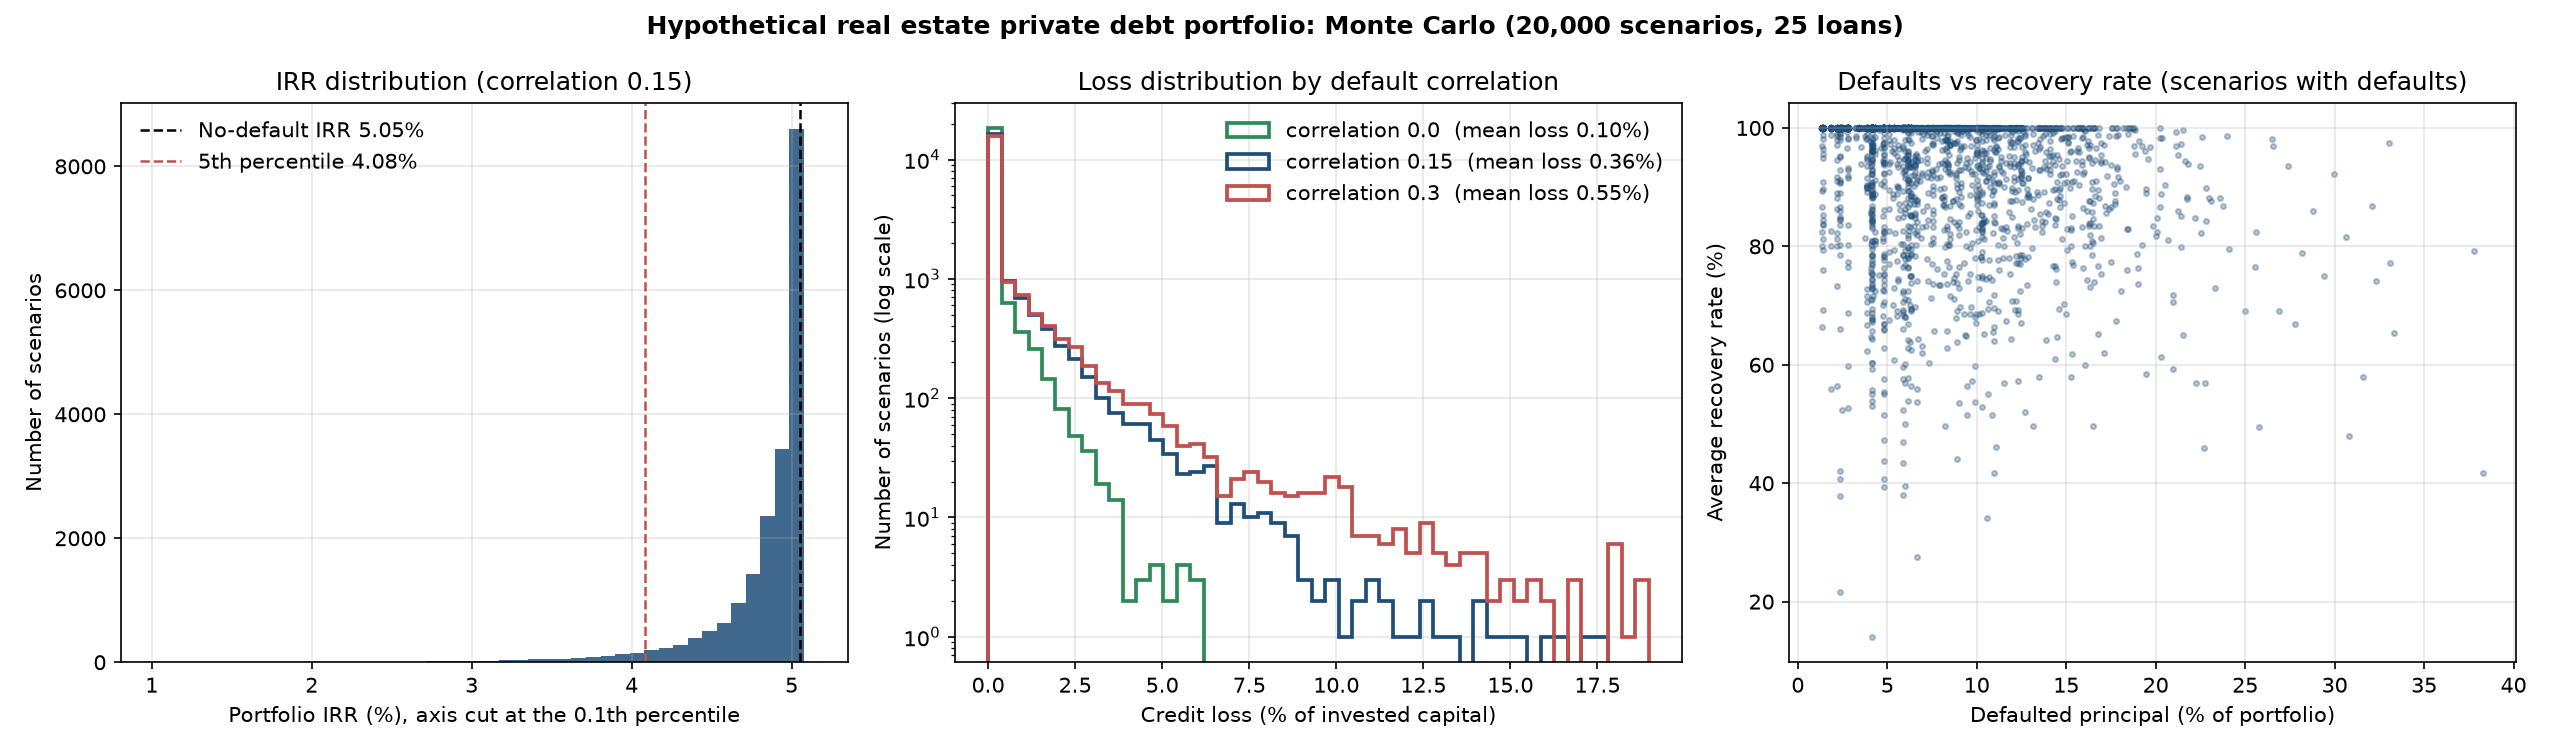

This figure's Python source:
"""
Monte Carlo simulation of a hypothetical real estate private debt portfolio
---------------------------------------------------------------------------
ALL DATA IN THIS PROJECT IS HYPOTHETICAL. The loans are generated at random from the ranges
below and do not describe any real loan, borrower or company.

What the script does:
  1. Builds a portfolio of bullet loans secured on real estate (CHF).
  2. Computes the contractual cash flows, the portfolio IRR and the Macaulay duration
     (no defaults).
  3. Runs a Monte Carlo simulation with correlated defaults (one-factor model) and
     recoveries that depend on the property value at default.
  4. Reports the distribution of the portfolio IRR and of credit losses, and shows how
     default correlation changes the tail. The expected number of defaults is the same for
     any correlation, but losses are not: with correlation, defaults cluster in bad years
     when property values also fall.

Usage:
    python private_debt_mc.py

Outputs (in ./output):
    loan_tape.csv         the hypothetical loans
    mc_results.csv        summary statistics for each correlation level
    private_debt_mc.png   dashboard of the simulation results
"""

import statistics
from pathlib import Path

import matplotlib.pyplot as plt
import numpy as np
import pandas as pd

# --------------------------------------------------------------------------
# Configuration (all assumptions are illustrative, not calibrated to real data)
# --------------------------------------------------------------------------
SEED = 7
N_LOANS = 25
N_SIM = 20_000
HORIZON = 5  # longest maturity in years

PRINCIPAL_RANGE = (2.0, 10.0)  # CHF million
LTV_RANGE = (0.50, 0.75)  # loan to value at origination
MATURITIES = (2, 3, 4, 5)  # years, bullet repayment
COUPON_BASE, COUPON_SLOPE = 0.040, 0.08  # coupon = base + slope * (LTV - 0.50)
PD_BASE, PD_SLOPE = 0.008, 0.040  # annual PD = base + slope * (LTV - 0.50)

FIRE_SALE_COST = 0.08  # legal and sale costs, share of collateral value
PRICE_MEAN, PRICE_VOL = 0.0, 0.25  # property value change at default (stressed, illustrative)
PRICE_CORR = 0.8  # correlation of property values with the systematic factor

RHO_BASE = 0.15  # asset correlation used in the main run
RHO_SENSITIVITY = (0.0, 0.15, 0.30)

OUT_DIR = Path("output")


# --------------------------------------------------------------------------
# Portfolio
# --------------------------------------------------------------------------
def make_tape(rng) -> pd.DataFrame:
    ltv = rng.uniform(*LTV_RANGE, N_LOANS)
    tape = pd.DataFrame({
        "loan": [f"Loan {i + 1:02d}" for i in range(N_LOANS)],
        "principal_chf_m": rng.uniform(*PRINCIPAL_RANGE, N_LOANS).round(1),
        "ltv": ltv.round(3),
        "coupon": (COUPON_BASE + COUPON_SLOPE * (ltv - 0.50)).round(4),
        "maturity_years": rng.choice(MATURITIES, N_LOANS),
        "annual_pd": (PD_BASE + PD_SLOPE * (ltv - 0.50)).round(4),
    })
    return tape


def contractual_cash_flows(tape: pd.DataFrame) -> np.ndarray:
    """Cash flow at years 1..HORIZON if nothing defaults (interest yearly, bullet at maturity)."""
    cf = np.zeros(HORIZON)
    for _, loan in tape.iterrows():
        for t in range(1, int(loan.maturity_years) + 1):
            cf[t - 1] += loan.principal_chf_m * loan.coupon
        cf[int(loan.maturity_years) - 1] += loan.principal_chf_m
    return cf


# --------------------------------------------------------------------------
# IRR and duration
# --------------------------------------------------------------------------
def irr(cash_flows: np.ndarray, invested: float) -> np.ndarray:
    """IRR of many cash flow rows at once (times 1..K), by bisection. Shape (S, K) -> (S,)."""
    cf = np.atleast_2d(cash_flows)
    times = np.arange(1, cf.shape[1] + 1)
    lo = np.full(cf.shape[0], -0.99)
    hi = np.full(cf.shape[0], 0.50)
    for _ in range(60):
        mid = (lo + hi) / 2
        npv = (cf / (1 + mid)[:, None] ** times).sum(axis=1) - invested
        lo = np.where(npv > 0, mid, lo)  # npv falls as the rate rises
        hi = np.where(npv > 0, hi, mid)
    return (lo + hi) / 2


def macaulay_duration(cf: np.ndarray, y: float) -> float:
    times = np.arange(1, len(cf) + 1)
    pv = cf / (1 + y) ** times
    return float((times * pv).sum() / pv.sum())


# --------------------------------------------------------------------------
# Monte Carlo
# --------------------------------------------------------------------------
def simulate(tape: pd.DataFrame, rho: float, rng) -> dict:
    """
    One-factor default model. In each year a loan defaults if
        sqrt(rho) * Z + sqrt(1 - rho) * e  <  inverse_normal(PD)
    with Z the systematic factor (shared by all loans) and e an idiosyncratic shock.
    Recovery = collateral value after a property price shock (linked to Z), minus costs,
    capped at the principal. It is received one year after default.
    """
    S, L = N_SIM, len(tape)
    principal = tape.principal_chf_m.to_numpy()
    coupon = tape.coupon.to_numpy()
    maturity = tape.maturity_years.to_numpy()
    ltv = tape.ltv.to_numpy()
    threshold = np.array([statistics.NormalDist().inv_cdf(p) for p in tape.annual_pd])

    cf = np.zeros((S, HORIZON + 1))  # a recovery after a year-5 default arrives in year 6
    alive = np.ones((S, L), dtype=bool)
    defaulted = np.zeros((S, L), dtype=bool)
    loss = np.zeros((S, L))
    recovered = np.zeros((S, L))

    for t in range(1, HORIZON + 1):
        z = rng.standard_normal((S, 1))
        eps = rng.standard_normal((S, L))
        eta = rng.standard_normal((S, L))
        asset = np.sqrt(rho) * z + np.sqrt(1 - rho) * eps
        active = alive & (t <= maturity)
        default_now = active & (asset < threshold)
        pays = active & ~default_now

        cf[:, t - 1] += (pays * principal * coupon).sum(axis=1)
        cf[:, t - 1] += (pays * (t == maturity) * principal).sum(axis=1)

        shock = PRICE_MEAN + PRICE_VOL * (PRICE_CORR * z + np.sqrt(1 - PRICE_CORR**2) * eta)
        collateral = principal / ltv * (1 + shock)
        recovery = np.clip(collateral * (1 - FIRE_SALE_COST), 0.0, principal)
        cf[:, t] += (default_now * recovery).sum(axis=1)

        loss += default_now * (principal - recovery)
        recovered += default_now * recovery
        defaulted |= default_now
        alive &= ~default_now

    invested = principal.sum()
    defaulted_principal = (defaulted * principal).sum(axis=1)
    with np.errstate(invalid="ignore", divide="ignore"):
        recovery_rate = np.where(defaulted_principal > 0,
                                 recovered.sum(axis=1) / defaulted_principal, np.nan)
    return {
        "irr": irr(cf, invested),
        "loss_pct": loss.sum(axis=1) / invested,
        "n_defaults": defaulted.sum(axis=1),
        "default_share": defaulted_principal / invested,
        "recovery_rate": recovery_rate,
    }


def summarise(res: dict) -> dict:
    loss = res["loss_pct"]
    var99 = np.quantile(loss, 0.99)
    return {
        "Expected loss": loss.mean(),
        "Mean IRR": res["irr"].mean(),
        "Median IRR": np.median(res["irr"]),
        "IRR 5th percentile": np.quantile(res["irr"], 0.05),
        "P(IRR < 0)": (res["irr"] < 0).mean(),
        "Credit VaR 99%": var99,
        "Expected shortfall 99%": loss[loss >= var99].mean(),
        "Mean defaults": res["n_defaults"].mean(),
        "P(at least 1 default)": (res["n_defaults"] > 0).mean(),
    }


# --------------------------------------------------------------------------
# Plot
# --------------------------------------------------------------------------
def plot(base: dict, runs: dict, contractual_irr: float, path: Path):
    colors = {0.0: "#2e8b57", RHO_BASE: "#1f4e79", 0.30: "#c0504d"}
    fig, axes = plt.subplots(1, 3, figsize=(17, 5))
    fig.suptitle("Hypothetical real estate private debt portfolio: Monte Carlo "
                 f"({N_SIM:,} scenarios, {N_LOANS} loans)", fontweight="bold")

    ax = axes[0]
    x_lo = np.quantile(base["irr"], 0.001) * 100 - 0.1
    x_hi = contractual_irr * 100 + 0.3
    ax.hist(base["irr"] * 100, bins=50, range=(x_lo, x_hi), color="#1f4e79", alpha=0.85)
    ax.axvline(contractual_irr * 100, color="black", ls="--", lw=1.2,
               label=f"No-default IRR {contractual_irr:.2%}")
    p5 = np.quantile(base["irr"], 0.05) * 100
    ax.axvline(p5, color="#c0504d", ls="--", lw=1.2, label=f"5th percentile {p5:.2f}%")
    ax.set_xlim(x_lo, x_hi)
    ax.set_xlabel("Portfolio IRR (%), axis cut at the 0.1th percentile")
    ax.set_ylabel("Number of scenarios")
    ax.set_title(f"IRR distribution (correlation {RHO_BASE})")
    ax.legend(frameon=False)
    ax.grid(alpha=0.3)

    ax = axes[1]
    top = max(np.quantile(r["loss_pct"], 0.999) for r in runs.values()) * 100
    bins = np.linspace(0, top, 50)
    for rho, r in runs.items():
        ax.hist(r["loss_pct"] * 100, bins=bins, histtype="step", lw=1.8, color=colors[rho],
                label=f"correlation {rho}  (mean loss {r['loss_pct'].mean():.2%})")
    ax.set_yscale("log")
    ax.set_xlabel("Credit loss (% of invested capital)")
    ax.set_ylabel("Number of scenarios (log scale)")
    ax.set_title("Loss distribution by default correlation")
    ax.legend(frameon=False)
    ax.grid(alpha=0.3)

    ax = axes[2]
    mask = ~np.isnan(base["recovery_rate"])
    idx = np.flatnonzero(mask)[:3000]
    ax.scatter(base["default_share"][idx] * 100, base["recovery_rate"][idx] * 100,
               s=6, alpha=0.3, color="#1f4e79")
    ax.set_xlabel("Defaulted principal (% of portfolio)")
    ax.set_ylabel("Average recovery rate (%)")
    ax.set_title("Defaults vs recovery rate (scenarios with defaults)")
    ax.grid(alpha=0.3)

    fig.tight_layout()
    fig.savefig(path, dpi=150)
    plt.close(fig)


# --------------------------------------------------------------------------
def main():
    rng = np.random.default_rng(SEED)
    tape = make_tape(rng)
    OUT_DIR.mkdir(exist_ok=True)
    tape.to_csv(OUT_DIR / "loan_tape.csv", index=False)

    invested = tape.principal_chf_m.sum()
    w = tape.principal_chf_m / invested
    print("HYPOTHETICAL PORTFOLIO (randomly generated, not real data)")
    print(f"  Loans: {N_LOANS}   Invested: CHF {invested:.1f} m")
    print(f"  Weighted coupon: {(w * tape.coupon).sum():.2%}   "
          f"Weighted maturity: {(w * tape.maturity_years).sum():.2f} years   "
          f"Weighted LTV: {(w * tape.ltv).sum():.1%}")

    cf = contractual_cash_flows(tape)
    y = float(irr(cf, invested)[0])
    d = macaulay_duration(cf, y)
    print(f"  Contractual IRR (no defaults): {y:.2%}   Macaulay duration: {d:.2f} years   "
          f"Modified duration: {d / (1 + y):.2f}")

    # Check: the simulated default count must match the theory for any correlation
    # (each year every loan has default probability = PD, whatever the correlation).
    expected_defaults = (1 - (1 - tape.annual_pd) ** tape.maturity_years).sum()

    runs, rows = {}, {}
    for rho in RHO_SENSITIVITY:
        runs[rho] = simulate(tape, rho, np.random.default_rng(SEED + 1))
        rows[f"corr {rho}"] = summarise(runs[rho])
    summary = pd.DataFrame(rows)
    summary.round(5).to_csv(OUT_DIR / "mc_results.csv")

    print(f"\nCheck: expected defaults over the loan lives (theory) = {expected_defaults:.3f}, "
          f"simulated = " + ", ".join(f"{runs[r]['n_defaults'].mean():.3f} (corr {r})" for r in runs))

    show = summary.astype(object)
    pct_rows = ["Expected loss", "Mean IRR", "Median IRR", "IRR 5th percentile", "P(IRR < 0)",
                "Credit VaR 99%", "Expected shortfall 99%", "P(at least 1 default)"]
    for row in pct_rows:
        show.loc[row] = summary.loc[row].map("{:.2%}".format)
    show.loc["Mean defaults"] = summary.loc["Mean defaults"].map("{:.2f}".format)
    print("\n" + show.to_string())

    plot(runs[RHO_BASE], runs, y, OUT_DIR / "private_debt_mc.png")
    print(f"\nSaved loan_tape.csv, mc_results.csv and private_debt_mc.png in {OUT_DIR}/")


if __name__ == "__main__":
    main()
